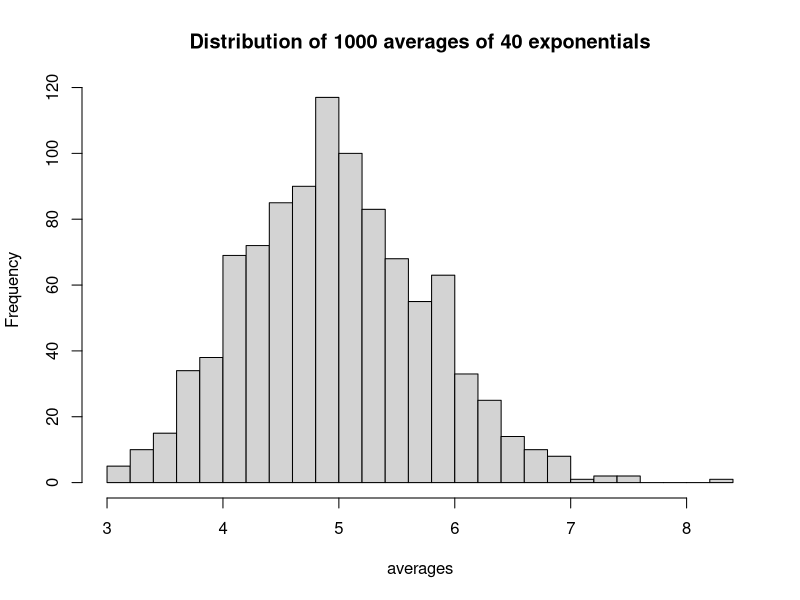
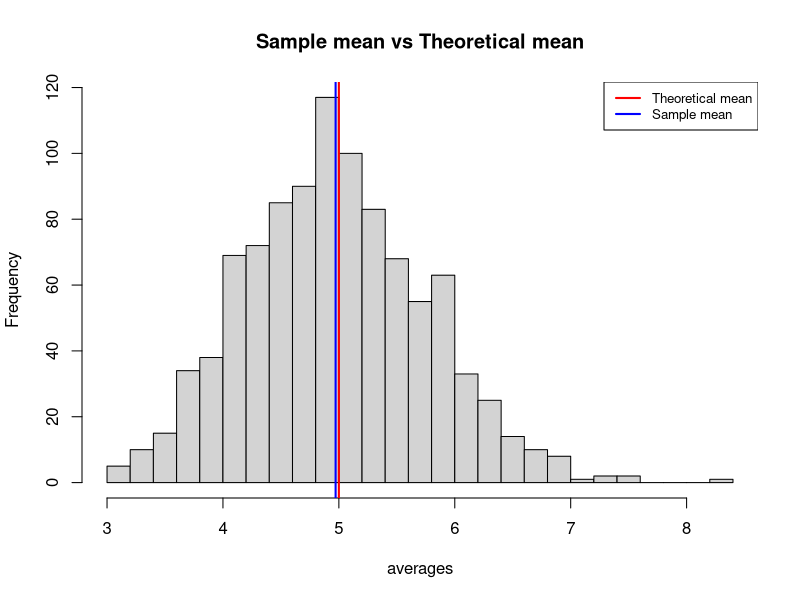
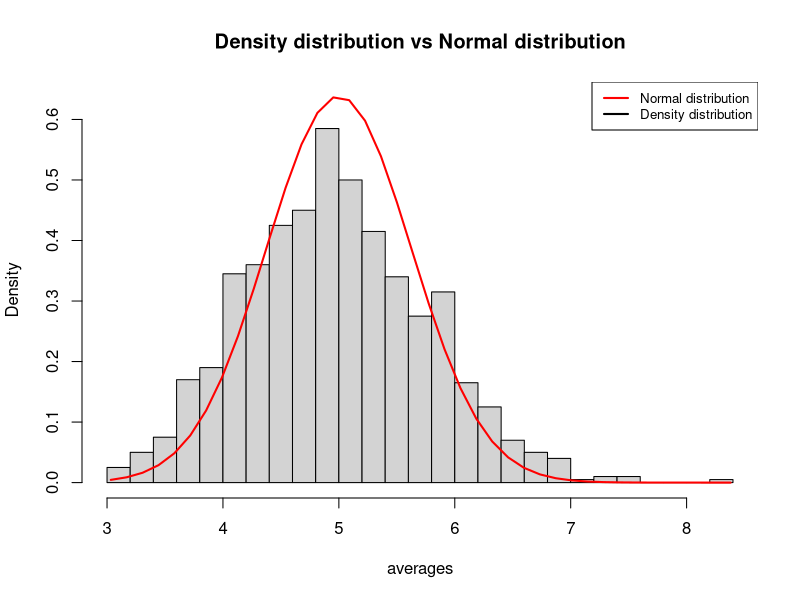
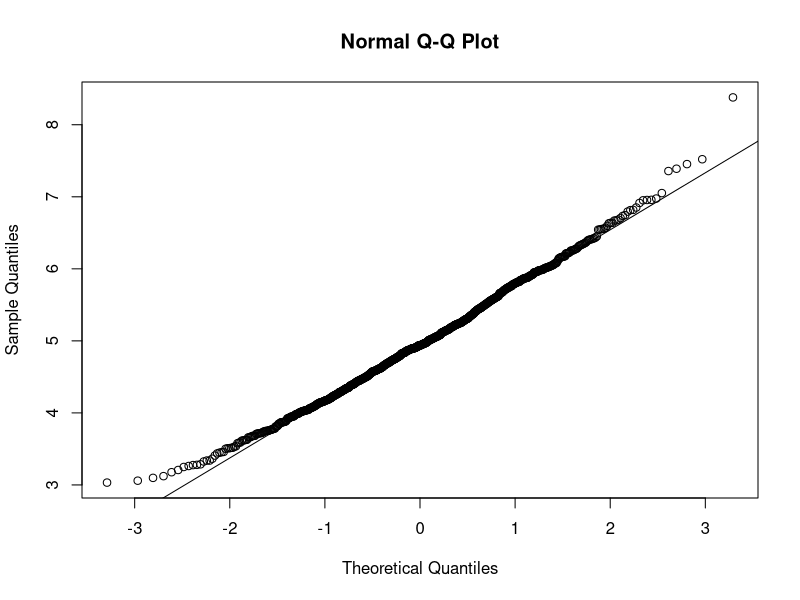

R code for these plots, in order:
## ---- chunk 1
knitr::opts_chunk$set(echo = FALSE)
library(ggplot2)
## ---- chunk 2
## Parameters
lambda <- 0.2; n <- 1000; N <- 40
## Simulation
set.seed(12345)
simRdmExpo <- rexp(n*N, lambda)
simMeans <- apply(matrix(simRdmExpo, n, N), 1, mean)
## Plot histogram
hist(simMeans,
     main = "Distribution of 1000 averages of 40 exponentials",
     xlab = "averages", breaks=20, freq=TRUE
     )
## ---- chunk 3
theoretical_mean <- 1/lambda
sample_mean <- mean(simMeans)
knitr::kable(cbind(sample_mean, theoretical_mean, sample_mean-theoretical_mean), 
             digits=2, 
             col.names = c("Sample mean", "Theoretical mean", "Difference"),
             caption = "Sample mean vs Theoretical mean",
             format.args = list(nsmall=4, digits=2))
## ---- chunk 4
hist(simMeans,
     main = "Sample mean vs Theoretical mean",
     xlab = "averages",
     breaks=20,
     freq=TRUE
     )
abline(v = theoretical_mean, col = "red", lwd = 2)
abline(v = sample_mean, col="BLUE", lwd=2)
legend("topright", legend = c("Theoretical mean", "Sample mean"), 
       col = c("red", "blue"), cex = 0.8, lwd = 2, lty = 1)
## ---- chunk 5
theoretical_variance <- 1/lambda^2/N
sample_variance <- var(simMeans)
knitr::kable(cbind(sample_variance, theoretical_variance, sample_variance-theoretical_variance), 
             col.names = c("Sample variance", "Theoretical variance", "Difference"),
             caption = "Sample variance vs Theoretical variance",
             format.args = list(nsmall=4, digits=2))
## ---- chunk 6
## Calculates the theoretical normal distribution
xnorm <- seq(min(simMeans), max(simMeans), length.out=40)
ynorm <- dnorm(xnorm, theoretical_mean, theoretical_variance)

## Plot density of the averages and the normal distribution
##hist(simRdmExpo, freq=FALSE, col="grey")
hist(simMeans,
     main = "Density distribution vs Normal distribution",
     xlab = "averages", breaks=20, freq=FALSE, ylim=c(0, max(ynorm))
     )
lines(xnorm, ynorm, pch = 22, col="red", lwd = 2, lty = 1)
legend("topright", legend = c("Normal distribution", "Density distribution"), 
       col = c("red", "black"), cex = 0.8, lwd = 2, lty = 1)

## ---- chunk 7
qqnorm(simMeans); qqline(simMeans)
